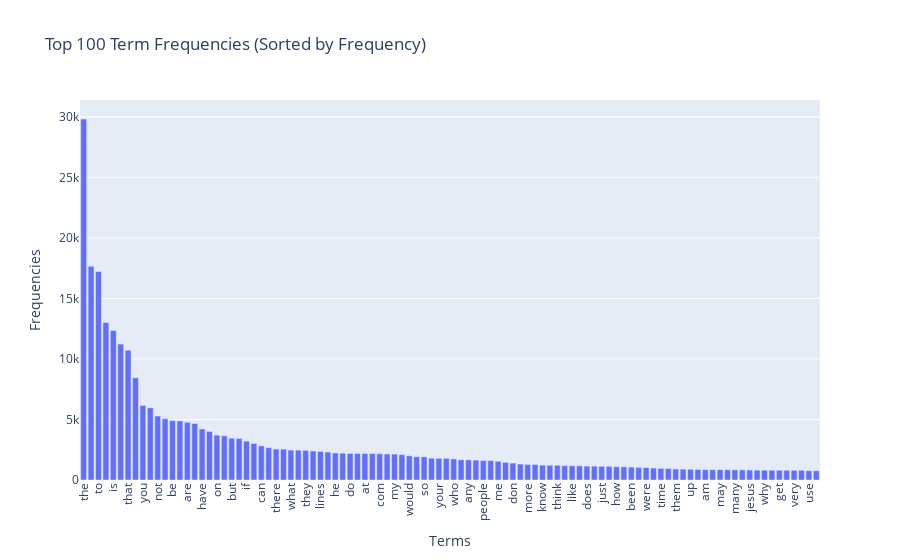

The cell this chart's notebook holds for it:
### Markdown cell above
### >>> **Exercise 14 (take home):** 
Additionally, you can attempt to sort the terms on the `x-axis` by frequency instead of in alphabetical order. This way the visualization is more meaninfgul and you will be able to observe the so called [long tail](https://en.wikipedia.org/wiki/Long_tail) (get familiar with this term since it will appear a lot in data mining and other statistics courses). see picture below

![alt txt](https://upload.wikimedia.org/wikipedia/commons/thumb/8/8a/Long_tail.svg/1000px-Long_tail.svg.png)

### Code cell
# Answer here
import numpy as np
import plotly.express as px
import pandas as pd

# Step 1: 計算每個詞的總頻率
term_frequencies = np.asarray(X_counts.sum(axis=0)).flatten()

# Step 2: 將詞彙和它們的頻率排序（降序）
sorted_indices = np.argsort(term_frequencies)[::-1]  # 逆序排列詞頻，從高到低
sorted_frequencies = term_frequencies[sorted_indices]  # 按照排序後的索引獲取詞頻
sorted_terms = count_vect.get_feature_names_out()[sorted_indices]  # 按照排序後的索引獲取詞彙

# Step 3: 選擇前 100 個詞進行可視化（根據詞頻排序）
top_n = 100
df = pd.DataFrame({
    "Terms": sorted_terms[:top_n],  # 頻率最高的前 100 個詞
    "Frequencies": sorted_frequencies[:top_n]  # 對應的詞頻
})

# Step 4: 使用 Plotly 繪製詞頻分佈圖
fig = px.bar(df, x='Terms', y='Frequencies', title="Top 100 Term Frequencies (Sorted by Frequency)", labels={'Terms': 'Terms', 'Frequencies': 'Frequencies'})

# Step 5: 更新 X 軸標籤角度以避免擁擠
fig.update_layout(xaxis_tickangle=-90)

# Step 6: 顯示圖表
fig.show()

### Figure 1 — Plotly figure (JSON) as saved in the notebook; plotly's stock layout.template omitted (floating-point values rounded to 4 significant figures)
{"data": [{"alignmentgroup": "True", "hovertemplate": "Terms=%{x}<br>Frequencies=%{y}<extra></extra>", "legendgroup": "", "marker": {"color": "#636efa", "pattern": {"shape": ""}}, "name": "", "offsetgroup": "", "orientation": "v", "showlegend": false, "textposition": "auto", "type": "bar", "x": ["the", "of", "to", "and", "is", "in", "that", "it", "you", "for", "not", "this", "be", "from", "are", "edu", "have", "as", "on", "with", "but", "or", "if", "was", "can", "we", "there", "by", "what", "subject", "they", "an", "lines", "one", "he", "god", "do", "organization", "at", "re", "com", "about", "my", "all", "would", "will", "so", "some", "your", "no", "who", "has", "any", "writes", "people", "which", "me", "article", "don", "his", "more", "other", "know", "when", "think", "their", "like", "university", "does", "out", "just", "only", "how", "also", "been", "than", "were", "then", "time", "because", "them", "posting", "up", "had", "am", "should", "may", "these", "many", "say", "jesus", "see", "why", "us", "get", "good", "very", "believe", "use", "such"], "xaxis": "x", "y": [29825, 17660, 17222, 13017, 12343, 11226, 10723, 8447, 6157, 5962, 5285, 5063, 4898, 4877, 4769, 4675, 4218, 4015, 3709, 3655, 3453, 3432, 3208, 3020, 2818, 2674, 2556, 2548, 2472, 2464, 2448, 2393, 2353, 2312, 2232, 2216, 2193, 2192, 2191, 2186, 2172, 2148, 2143, 2093, 2000, 1925, 1912, 1802, 1793, 1791, 1742, 1671, 1669, 1645, 1604, 1599, 1543, 1453, 1400, 1318, 1286, 1278, 1230, 1215, 1213, 1184, 1177, 1170, 1151, 1142, 1130, 1127, 1100, 1090, 1068, 1045, 1028, 989, 959, 952, 914, 892, 885, 870, 852, 851, 850, 850, 841, 840, 825, 814, 811, 808, 806, 805, 805, 803, 772, 766], "yaxis": "y"}], "layout": {"barmode": "relative", "legend": {"tracegroupgap": 0}, "title": {"text": "Top 100 Term Frequencies (Sorted by Frequency)"}, "xaxis": {"anchor": "y", "domain": [0, 1], "tickangle": -90, "title": {"text": "Terms"}}, "yaxis": {"anchor": "x", "domain": [0, 1], "title": {"text": "Frequencies"}}}}
